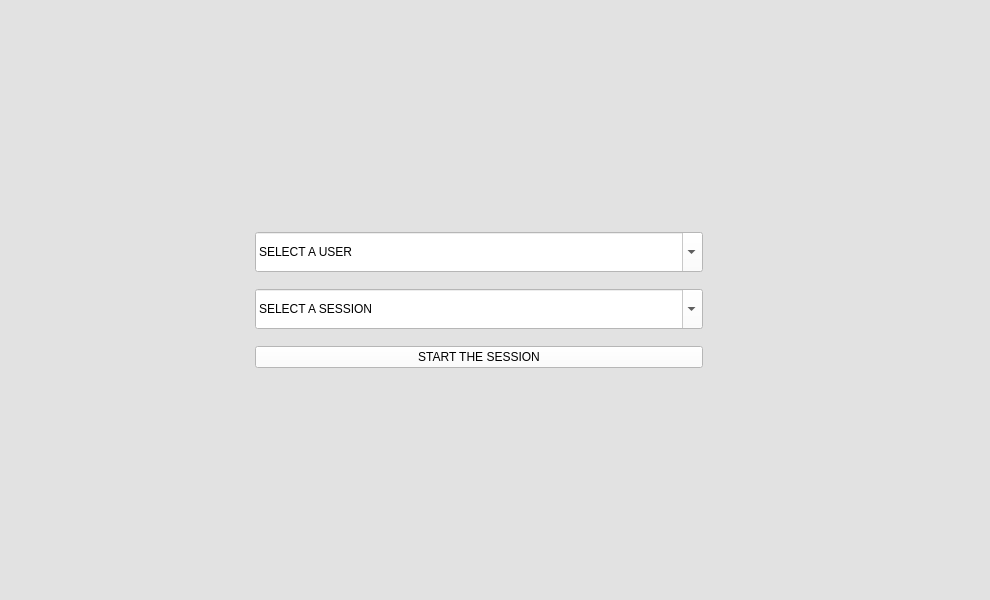
<?xml version="1.0" encoding="UTF-8"?>
<ui version="4.0">
 <class>Form</class>
 <widget class="QWidget" name="Form">
  <property name="geometry">
   <rect>
    <x>0</x>
    <y>0</y>
    <width>990</width>
    <height>600</height>
   </rect>
  </property>
  <property name="windowTitle">
   <string>Form</string>
  </property>
  <property name="styleSheet">
   <string notr="true">background-color: rgb(226,226,226) ;color: rgb(0,0,0)</string>
  </property>
  <layout class="QVBoxLayout" name="verticalLayout">
   <item>
    <layout class="QGridLayout" name="gridLayout">
     <item row="1" column="4">
      <widget class="QPushButton" name="add_user_btn">
       <property name="styleSheet">
        <string notr="true">border:0;</string>
       </property>
       <property name="icon">
        <iconset resource="../resources.qrc">
         <normaloff>:/icons/views/icons/plus_icon.png</normaloff>:/icons/views/icons/plus_icon.png</iconset>
       </property>
       <property name="iconSize">
        <size>
         <width>24</width>
         <height>24</height>
        </size>
       </property>
      </widget>
     </item>
     <item row="1" column="2">
      <widget class="QPushButton" name="pushButton_3">
       <property name="styleSheet">
        <string notr="true">border:0</string>
       </property>
       <property name="text">
        <string/>
       </property>
       <property name="icon">
        <iconset resource="../resources.qrc">
         <normaloff>:/icons/User_light@3x.png</normaloff>:/icons/User_light@3x.png</iconset>
       </property>
       <property name="iconSize">
        <size>
         <width>30</width>
         <height>30</height>
        </size>
       </property>
      </widget>
     </item>
     <item row="3" column="4">
      <widget class="QPushButton" name="add_session_btn">
       <property name="styleSheet">
        <string notr="true">border:0;</string>
       </property>
       <property name="icon">
        <iconset resource="../resources.qrc">
         <normaloff>:/icons/views/icons/plus_icon.png</normaloff>:/icons/views/icons/plus_icon.png</iconset>
       </property>
       <property name="iconSize">
        <size>
         <width>24</width>
         <height>24</height>
        </size>
       </property>
      </widget>
     </item>
     <item row="5" column="3">
      <widget class="QPushButton" name="go_to_main">
       <property name="sizePolicy">
        <sizepolicy hsizetype="Expanding" vsizetype="Fixed">
         <horstretch>0</horstretch>
         <verstretch>0</verstretch>
        </sizepolicy>
       </property>
       <property name="toolTipDuration">
        <number>0</number>
       </property>
       <property name="layoutDirection">
        <enum>Qt::LeftToRight</enum>
       </property>
       <property name="styleSheet">
        <string notr="true">background-color: rgb(255,255,255) ;color: rgb(0,0,0)</string>
       </property>
       <property name="text">
        <string>START THE SESSION</string>
       </property>
      </widget>
     </item>
     <item row="1" column="5">
      <widget class="QPushButton" name="delete_user_btn">
       <property name="enabled">
        <bool>true</bool>
       </property>
       <property name="styleSheet">
        <string notr="true">border: 0</string>
       </property>
       <property name="text">
        <string/>
       </property>
       <property name="icon">
        <iconset resource="../resources.qrc">
         <normaloff>:/icons/views/icons/trash_icon.png</normaloff>:/icons/views/icons/trash_icon.png</iconset>
       </property>
       <property name="iconSize">
        <size>
         <width>24</width>
         <height>24</height>
        </size>
       </property>
      </widget>
     </item>
     <item row="0" column="6" rowspan="7">
      <spacer name="horizontalSpacer_2">
       <property name="orientation">
        <enum>Qt::Horizontal</enum>
       </property>
       <property name="sizeType">
        <enum>QSizePolicy::Fixed</enum>
       </property>
       <property name="sizeHint" stdset="0">
        <size>
         <width>200</width>
         <height>20</height>
        </size>
       </property>
      </spacer>
     </item>
     <item row="3" column="2">
      <widget class="QPushButton" name="pushButton_4">
       <property name="styleSheet">
        <string notr="true">border:0</string>
       </property>
       <property name="text">
        <string/>
       </property>
       <property name="icon">
        <iconset resource="../resources.qrc">
         <normaloff>:/icons/Edit_duotone_line@3x.png</normaloff>:/icons/Edit_duotone_line@3x.png</iconset>
       </property>
       <property name="iconSize">
        <size>
         <width>30</width>
         <height>30</height>
        </size>
       </property>
      </widget>
     </item>
     <item row="2" column="3">
      <spacer name="verticalSpacer_3">
       <property name="orientation">
        <enum>Qt::Vertical</enum>
       </property>
       <property name="sizeType">
        <enum>QSizePolicy::Fixed</enum>
       </property>
       <property name="sizeHint" stdset="0">
        <size>
         <width>5</width>
         <height>5</height>
        </size>
       </property>
      </spacer>
     </item>
     <item row="0" column="1" colspan="4">
      <spacer name="verticalSpacer">
       <property name="orientation">
        <enum>Qt::Vertical</enum>
       </property>
       <property name="sizeType">
        <enum>QSizePolicy::Expanding</enum>
       </property>
       <property name="sizeHint" stdset="0">
        <size>
         <width>0</width>
         <height>0</height>
        </size>
       </property>
      </spacer>
     </item>
     <item row="3" column="5">
      <widget class="QPushButton" name="delete_session_btn">
       <property name="styleSheet">
        <string notr="true">border: 0</string>
       </property>
       <property name="text">
        <string/>
       </property>
       <property name="icon">
        <iconset resource="../resources.qrc">
         <normaloff>:/icons/views/icons/trash_icon.png</normaloff>:/icons/views/icons/trash_icon.png</iconset>
       </property>
       <property name="iconSize">
        <size>
         <width>24</width>
         <height>24</height>
        </size>
       </property>
      </widget>
     </item>
     <item row="1" column="3">
      <widget class="QComboBox" name="user_list">
       <property name="sizePolicy">
        <sizepolicy hsizetype="Expanding" vsizetype="Fixed">
         <horstretch>0</horstretch>
         <verstretch>0</verstretch>
        </sizepolicy>
       </property>
       <property name="minimumSize">
        <size>
         <width>400</width>
         <height>40</height>
        </size>
       </property>
       <property name="styleSheet">
        <string notr="true">background-color: rgb(255,255,255) ;color: rgb(0,0,0)</string>
       </property>
       <property name="editable">
        <bool>true</bool>
       </property>
       <property name="currentText">
        <string>SELECT A USER</string>
       </property>
      </widget>
     </item>
     <item row="0" column="0" rowspan="7">
      <spacer name="horizontalSpacer">
       <property name="orientation">
        <enum>Qt::Horizontal</enum>
       </property>
       <property name="sizeType">
        <enum>QSizePolicy::Fixed</enum>
       </property>
       <property name="sizeHint" stdset="0">
        <size>
         <width>200</width>
         <height>0</height>
        </size>
       </property>
      </spacer>
     </item>
     <item row="6" column="1" colspan="4">
      <spacer name="verticalSpacer_2">
       <property name="orientation">
        <enum>Qt::Vertical</enum>
       </property>
       <property name="sizeType">
        <enum>QSizePolicy::Expanding</enum>
       </property>
       <property name="sizeHint" stdset="0">
        <size>
         <width>0</width>
         <height>0</height>
        </size>
       </property>
      </spacer>
     </item>
     <item row="3" column="3">
      <widget class="QComboBox" name="session_list">
       <property name="sizePolicy">
        <sizepolicy hsizetype="Expanding" vsizetype="Fixed">
         <horstretch>0</horstretch>
         <verstretch>0</verstretch>
        </sizepolicy>
       </property>
       <property name="minimumSize">
        <size>
         <width>400</width>
         <height>40</height>
        </size>
       </property>
       <property name="styleSheet">
        <string notr="true">background-color: rgb(255,255,255) ;color: rgb(0,0,0)</string>
       </property>
       <property name="editable">
        <bool>true</bool>
       </property>
       <property name="currentText">
        <string>SELECT A SESSION</string>
       </property>
      </widget>
     </item>
     <item row="4" column="3">
      <spacer name="verticalSpacer_4">
       <property name="orientation">
        <enum>Qt::Vertical</enum>
       </property>
       <property name="sizeType">
        <enum>QSizePolicy::Fixed</enum>
       </property>
       <property name="sizeHint" stdset="0">
        <size>
         <width>5</width>
         <height>5</height>
        </size>
       </property>
      </spacer>
     </item>
    </layout>
   </item>
  </layout>
 </widget>
 <resources>
  <include location="../resources.qrc"/>
 </resources>
 <connections/>
</ui>
